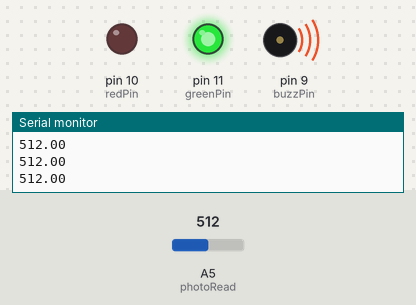
Bench run of a sketch on a simulated Arduino Uno, built with avr-gcc and run on an emulated ATmega328P. Shown: output pins drawn as LEDs (lit = HIGH), buzzer (waves = sounding), the last lines printed to the serial monitor. The inputs (shaded band) are chosen by the test bench; at power-on: A5 (photoRead) = 512. Pins used as bus, display or sensor lines are not drawn.

Above: at 1.2 s.
1.3 s: A5 (photoRead) set to 950
2.8 s: A5 (photoRead) set to 968
At 4.0 s:
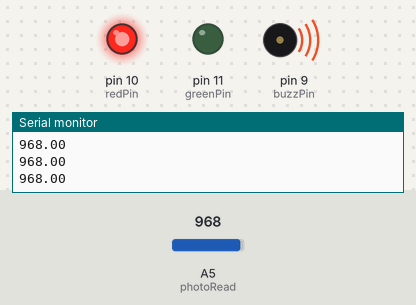
4.3 s: A5 (photoRead) set to 900
At 5.3 s:
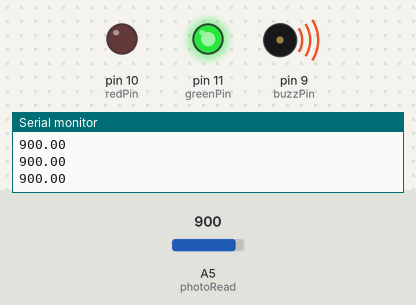
5.8 s: A5 (photoRead) set to 970
At 6.7 s:
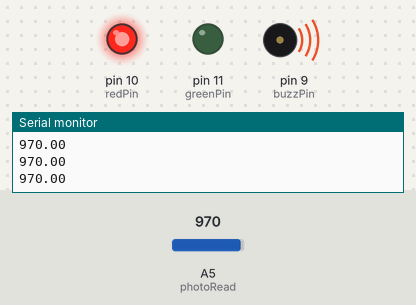
Timing chart, 0 to 8.3 s (numbered marks = the images above; inputs shaded):
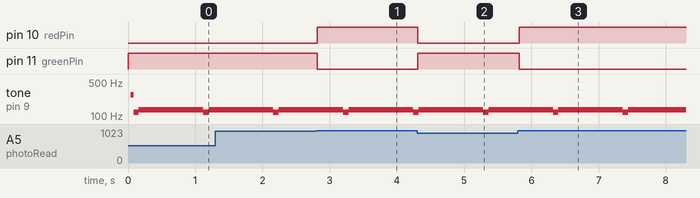

The sketch:

photoresistor_fun.ino
```cpp
int photoRead = A5;
int buzzPin = 9;
int redPin = 10;
int greenPin = 11;
int dt;
float light;


// light detection LEDs and buzzer setup:

// passive buzzer to pin 9
// red LED to pin 10
// green LED to pin 11

// 330 ohm resistor conected to photoresistor to 5V
// between resistor and photoresistor pin A5

// turn lights off and on to see


void setup() {
  pinMode(buzzPin, OUTPUT);
  pinMode(redPin, OUTPUT);
  pinMode(greenPin, OUTPUT);
  pinMode(photoRead, INPUT);
  Serial.begin(9600);
}

void loop() {
  light = analogRead(photoRead);
  Serial.println(light);

  dt = light / 300. * 100;

  digitalWrite(buzzPin, HIGH);
  delayMicroseconds(dt);
  digitalWrite(buzzPin, LOW);
  delayMicroseconds(dt);


  if (light >= 960) {
    digitalWrite(redPin, HIGH);
    digitalWrite(greenPin, LOW);
  }
  if (light < 960) {
    digitalWrite(redPin, LOW);
    digitalWrite(greenPin, HIGH);
  }
}
```

Measured:
- the behaviour switches between 959 and 960 on A5 (photoRead) (found by bisection; images 0 and 1)
- after the input at 2.8 s, pin 10 (redPin): LOW → HIGH at once; pin 11 (greenPin): HIGH → LOW at once
- after the input at 4.3 s, pin 10 (redPin): HIGH → LOW at once; pin 11 (greenPin): LOW → HIGH at once
- after the input at 5.8 s, pin 10 (redPin): LOW → HIGH at once; pin 11 (greenPin): HIGH → LOW at once
- by itself, tone on pin 9 (buzzPin): alternates 134 Hz for 0.96 s and 120 Hz for 0.08 s
